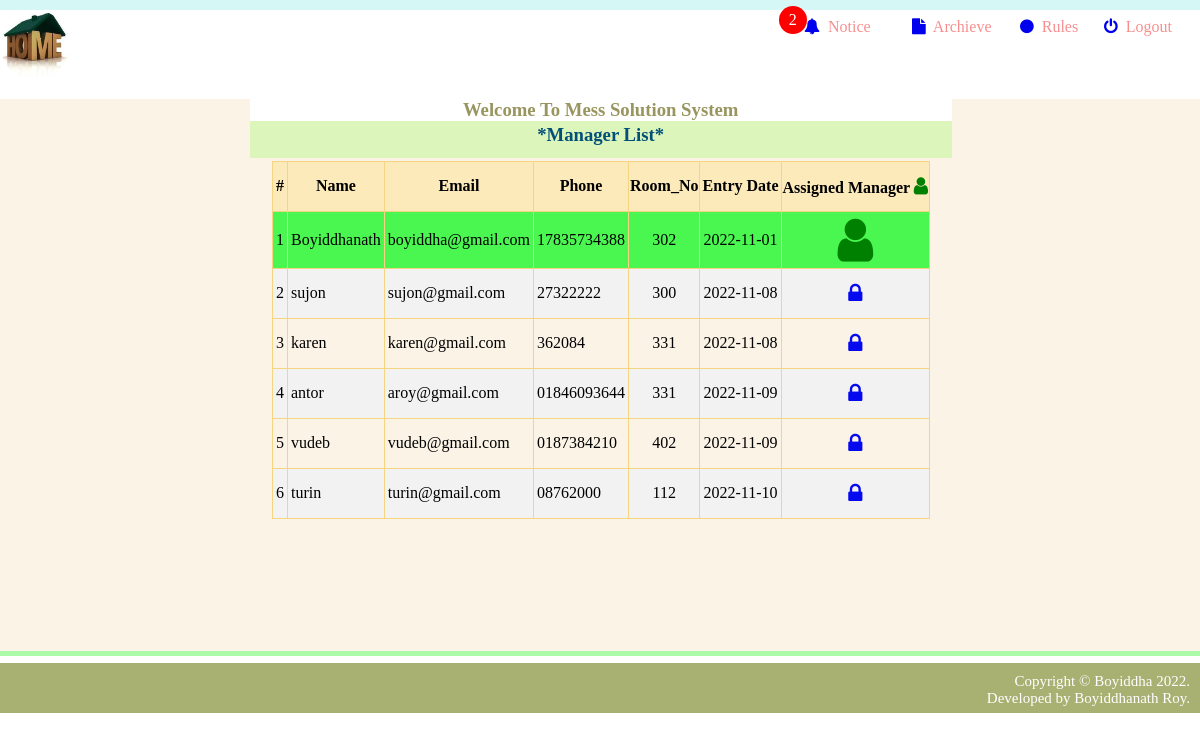
/member/managerlist.php (signed in), run on the app's committed database.
### tables this page shows
CREATE TABLE `manager` (
  `Sl_no` int(11) NOT NULL,
  `user_name` varchar(100) NOT NULL,
  `email` varchar(100) NOT NULL,
  `password` varchar(100) NOT NULL,
  `phone` varchar(15) NOT NULL,
  `room_no` varchar(20) NOT NULL,
  `Entry_Date` date NOT NULL
);

### member/managerlist.php (the view, shortened to what this page needs)
<?php
	include 'database/Connection.php';
?>
<html lang="en">
<head>
	<link rel="stylesheet" href="https://cdnjs.cloudflare.com/ajax/libs/font-awesome/4.7.0/css/font-awesome.min.css">
</head>
<body>
	<div class="first">
    </div>
	<div class="navbar">
	    <div class="nav1">
			<a class="home" href="index.php" ><img width="70px" height="70px" src="img/logo.jpg"></a>
		</div>
		 <div class="nav2">
			<a href="notice.php" class="notification" style="text-decoration:none;">
					<?php
						$q="select * from noticeboard";
						$res=$conn->query($q);
						$num=$res->num_rows;
						if($num>0){
					?>
						<span class="badge"> <?php echo $num;  ?> </span>
					<?php
						}
					?>
				<i class="fa fa-bell"></i>&nbsp <span style="color:#f78f8f;">Notice</span>
			</a>
		 </div>
		 <div class="nav3">
			<a href="archieve.php" style="text-decoration:none;">
				<i class="fa fa-file"></i>&nbsp <span style="color:#f78f8f;">Archieve</span>
			</a>
		 </div>
		<div class="nav4">
			<a href="rules.php" style="text-decoration:none;">
				<i class="fa fa-circle"></i>&nbsp <span style="color:#f78f8f;">Rules</span>
			</a>
		 </div>
		 <div class="nav5">
			<a href="logout.php" style="text-decoration:none;">
				<i class="fa fa-power-off"></i>&nbsp <span style="color:#f78f8f;">Logout</span>
			</a>
		 </div>
	</div>
	<div class="container">
		<div class="child">
			<h3 style="margin-left:12%;text-align: center;color:#99955f;height:30px;background:white;width:65%;" >Welcome To Mess Solution System
			<p class="child2" >*Manager List*</p>
		</div>
		<div class="wrap">
			<div class ="wrp">
				<table >
					<thead >
						<tr >
							<th>#</th>
							<th>Name</th>
							<th>Email</th>
							<th>Phone</th>
							<th>Room_No</th>
							<th>Entry Date</th>
							<th>Assigned Manager <i class='fa fa-user cntr'  style="color:green;font-size:20px;"></i> </th>
						</tr>
					</thead>
					<tbody>
					  <?php
							$query = "SELECT * FROM manager";
							$rs = $conn->query($query);
							$num = $rs->num_rows;
							if($num > 0){
								while ($rows = $rs->fetch_assoc()) {
									if($rows['Sl_no']==1){
										echo"
											<tr style='background-color:#4af751'>
											<td>".$rows['Sl_no']."</td>
											<td>".$rows['user_name']."</td>
											<td>".$rows['email']."</td>
											<td>".$rows['phone']."</td>
											<td style='text-align:center;'>".$rows['room_no']."</td>
											<td>".$rows['Entry_Date']."</td>
											<td style='text-align:center;'><i class='fa fa-user cntr'  style=\"color:green;font-size:50px;\"></i></td>
											</tr>";
									}
									else{
										echo"
											<tr>
											<td>".$rows['Sl_no']."</td>
											<td>".$rows['user_name']."</td>
											<td>".$rows['email']."</td>
											<td>".$rows['phone']."</td>
											<td style='text-align:center;'>".$rows['room_no']."</td>
											<td>".$rows['Entry_Date']."</td>
											<td style='text-align:center;'><i class='fa fa-lock cntr'  style=\"color:#0509f0;font-size:22px;\"></i></td>
											</tr>";
									}
								}
							}
							else{
								 echo "<div class='alert'>
									<span class='closebtn' onclick=\"this.parentElement.style.display='none';\">&times;</span>
									<strong>No Record Found!</strong>
									</div>";
							}
						  ?>
					</tbody>
				</table>
			</div>
		</div>
	</div>
	<div style="margin:0;padding:0;background-color:#aafaaa;height:5px;"></div>
	<div class="footer">
		Copyright &copy; Boyiddha 2022.<br> Developed by Boyiddhanath Roy.
	</div>
</body>
</html>

### member/managerlist.php (style rules this page uses)
body { margin:0; padding:0; }
.first { background-color: #d5f7f6; height:10px; }
.nav1 { width:67%; float:left; padding-top:0px; }
.home { -webkit-transition-duration: 0.4s; transition-duration: 0.4s; }
.nav2 { width:9%; float:left; text-align:left; padding-top:8px; color:#f78f8f; }
.nav3 { width:9%; float:left; text-align:left; padding-top:8px; color:#f78f8f; }
.nav4 { width:7%; float:left; text-align:left; padding-top:8px; color:#f78f8f; }
.nav5 { width:8%; float:left; text-align:left; padding-top:8px; color:#f78f8f; }
.container { background-color:#faf3e6; min-height:477px; }
.child { margin-left:10%; margin-bottom:10px; }
.child2 { position:relative; margin:0; background-color:#dcf5ba; height:34px; color:#02507a; text-align:center; padding-top:3px; animation:title; animation-duration:3s; animation-iteration-count:infinite; }
.wrap { margin-left:21%; margin-top:32px; }
.wrp { margin-left:20px; height:490px; overflow-x:hidden; overflow-y:scroll; }
table { border-collapse: collapse; border-spacing: 0; border: 1px solid green; width:auto; }
td { text-align: left; padding:3px; border: 1px solid #f5d582; }
tr { height:50px; }
th { height:35px; text-aign:left; border:1px solid #f5d582 ; position:sticky; top: 0px; background:#fceabb; }
tr:nth-child(even) { background-color: #f2f2f2 }
.navbar:after { content: ''; display: table; clear: both; }
.wrap:after { content:''; display:table; clear:both; }
.notification { position: relative; }
.notification .badge { position: absolute; top: -12px; right: 64px; padding: 5px 10px; border-radius: 50%; background-color: red; color: white; }
.footer { background-color: #a8b072; color: white; padding: 10px; text-align: right; font-size: 15px; height:30px; margin-top:7px; }
.footer::after { display: table; content: ''; clear: both; }
img { border-radius:50px; }

### data on the page
manager: Sl_no "1", user_name "Boyiddhanath", email "boyiddha@gmail.com", phone "17835734388", room_no "302", Entry_Date "2022-11-01"
manager: Sl_no "2", user_name "sujon", email "sujon@gmail.com", phone "27322222", room_no "300", Entry_Date "2022-11-08"
manager: Sl_no "3", user_name "karen", email "karen@gmail.com", phone "362084", room_no "331", Entry_Date "2022-11-08"
manager: Sl_no "4", user_name "antor", email "aroy@gmail.com", phone "01846093644", room_no "331", Entry_Date "2022-11-09"
manager: Sl_no "5", user_name "vudeb", email "vudeb@gmail.com", phone "0187384210", room_no "402", Entry_Date "2022-11-09"
manager: Sl_no "6", user_name "turin", email "turin@gmail.com", phone "08762000", room_no "112", Entry_Date "2022-11-10"

### other printed values
$num "2"
